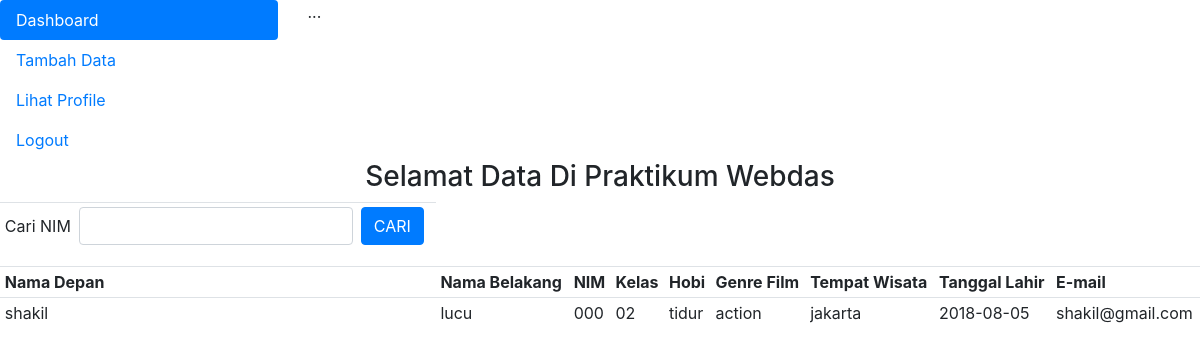
The app's page /dashboard.php?cari=000 with its own data.
### tables this page shows
CREATE TABLE `webprog` (
  `id` int(10) NOT NULL,
  `username` text NOT NULL,
  `password` text NOT NULL,
  `nim` varchar(20) NOT NULL
);

CREATE TABLE `user` (
  `nim` varchar(20) NOT NULL,
  `nama_depan` text NOT NULL,
  `nama_belakang` text NOT NULL,
  `kelas` text NOT NULL,
  `hobi` text NOT NULL,
  `genre_film` text NOT NULL,
  `tempat_wisata` text NOT NULL,
  `tanggal_lahir` text NOT NULL,
  `email` text NOT NULL
);

### Class.php (called while the page is built, shortened)
<?php
class Data{
    private $conn;
    public function Data(){
        $servername = "localhost";
        $username   = "root";
        $password   = "";
        $db         = "jurnal8";
        $this->conn = mysqli_connect($servername, $username, $password, $db);
    }
public function query($query)
{
        $this->sql = mysqli_query($this->conn, $query);
        if ($this->sql){
            return $this->sql;
        }else{
            echo $this->error();
        }
    }
public function fetchAll($result)
{
    return mysqli_fetch_assoc($result);
}
public function numRow($result)
{
    return mysqli_num_rows($result);
}
}

### dashboard.php (the view, shortened to what this page needs)
<?php
   require_once("Class.php");
   $db = new Data;
   ?>
<html>
<head>
  <link rel="stylesheet" type="text/css" href="css/bootstrap.min.css">
</head>
<body>
<div class="row">
  <div class="col-3">
    <div class="nav flex-column nav-pills" id="v-pills-tab" role="tablist" aria-orientation="vertical">
      <a class="nav-link active" id="v-pills-home-tab" data-toggle="pill" href="#v-pills-dashboard" role="tab" aria-controls="v-pills-home" aria-selected="true">Dashboard</a>
      <a class="nav-link" id="v-pills-adddata-tab" data-toggle="pill" href="inputdata.php" role="tab" aria-controls="v-pills-adddata" aria-selected="false">Tambah Data</a>
      <a class="nav-link" id="v-pills-logout-tab" data-toggle="pill" href="profile.php" role="tab" aria-controls="v-pills-profile" aria-selected="false">Lihat Profile</a>
      <a class="nav-link" id="v-pills-logut-tab" data-toggle="pill" href="logout.php" role="tab" aria-controls="v-pills-logout" aria-selected="false">Logout</a>
    </div>
  </div>
  <div class="col-9">
    <div class="tab-content" id="v-pills-tabContent">
      <div class="tab-pane fade show active" id="v-pills-home" role="tabpanel" aria-labelledby="v-pills-home-tab">...</div>
    </div>
  </div>
</div>
<table class="table table-sm">
<h3><center>Selamat Data Di Praktikum Webdas</center></h3>
    <tr>
      <td>
        <form action="dashboard.php" method="get">
          <div class="form-inline">
            Cari NIM <input type="text" class="form-control mx-2" name="cari"><button class="btn btn-primary" type="input">CARI</button>
          </div>
        </form>
      </td>
    <tr>
      <th>Nama Depan</th>
      <th>Nama Belakang</th>
      <th>NIM</th>
      <th>Kelas</th>
      <th>Hobi</th>
      <th>Genre Film</th>
      <th>Tempat Wisata</th>
      <th>Tanggal Lahir</th>
      <th>E-mail</th>
    </tr>
    <?php
            if (isset($_GET["cari"])) {
              $value = $_GET["cari"];
               $result = $db->query("SELECT * FROM webprog JOIN user USING(nim) WHERE nim like '%$value%'");
             }else {
              $result = $db->query("SELECT * FROM webprog JOIN user USING(nim)");
             }
            if ($db->numRow($result) > 0) {
      while ($row = $db->fetchAll($result)) {
        ?>
        <tr>
        <td><?php echo $row['nama_depan']?></td>
        <td><?php echo $row['nama_belakang']?></td>
        <td><?php echo $row['nim']?></td>
        <td><?php echo $row['kelas']?></td>
        <td><?php echo $row['hobi']?></td>
        <td><?php echo $row['genre_film']?></td>
        <td><?php echo $row['tempat_wisata']?></td>
        <td><?php echo $row['tanggal_lahir']?></td>
        <td><?php echo $row['email']?></td>
        </tr>
        <?php
      }
    }else {
      echo "0 Result";
    }
        ?>
</table>
</body>
</html>

### records on screen
webprog: nim.nama_depan "shakil", nim.nama_belakang "lucu", nim "000", nim.kelas "02", nim.hobi "tidur", nim.genre_film "action", nim.tempat_wisata "jakarta", nim.tanggal_lahir "2018-08-05", nim.email "shakil@gmail.com"
